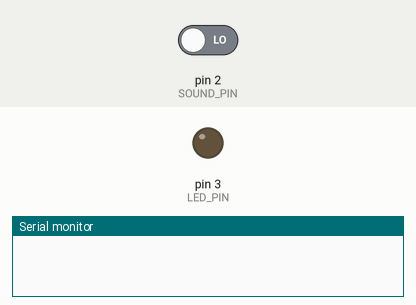
Simulated run of this sketch. Board: Arduino Uno, built with avr-gcc and run on an emulated ATmega328P. Parts: output pins drawn as LEDs (lit = HIGH), the last lines printed to the serial monitor. The test bench sets the inputs (shaded band); at power-on: pin 2 (SOUND_PIN) LOW.

Above: at 1.2 s.
1.3 s: pin 2 (SOUND_PIN) driven HIGH
At 3.07 s:
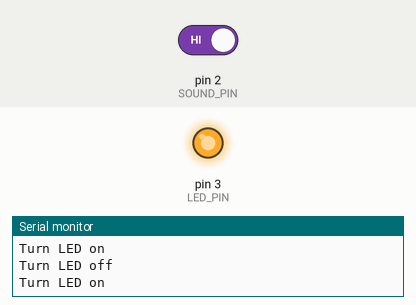
4.3 s: pin 2 (SOUND_PIN) driven LOW
At 5.3 s:
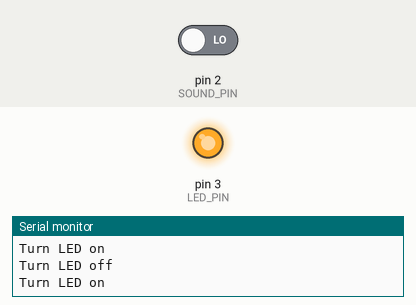
Timing chart, 0 to 7.3 s (numbered marks = the images above; inputs shaded):
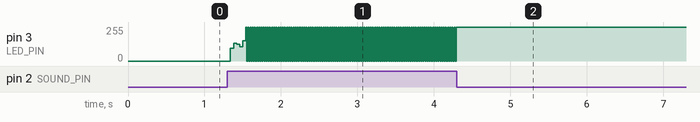

The sketch:

1-sound.ino
```cpp
/*
Sound controlled LED

Tutorial link: https://www.learn.voltaat.com/post/sound

This is an Arduino sketch turns on an LED once with clapping

Components Needed:
1. Sound sensor ....x1
2. LED .............x1

Connections:
Sound sensor G  → Arduino pin GND
Sound sensor +  → Arduino pin 5V
Sound sensor D0 → Arduino pin 2
LED             → Arduino pin 3

*/

#define SOUND_PIN 2 // Pin of the sound sensor
#define LED_PIN   3 // Pin of the LED

// Keep the status of the led to be changed later
bool led_status = false;

// Commands inside void setup run once
void setup() {

  Serial.begin(9600);        // Start the serial monitor
  pinMode(SOUND_PIN, INPUT); // Set Pin connected to the sound sensor as an INPUT
  pinMode(LED_PIN, OUTPUT);  // Set Pin connected to the LED as an OUTPUT

}

// Commands inside void loop run forever
void loop() {

  // If sound detected
  if (digitalRead(SOUND_PIN) == HIGH){

    // If the LED was off
    if (led_status == false) {

      digitalWrite(LED_PIN, HIGH); // Turn LED on
      led_status = true;           // Set the LED status
      Serial.println("Turn LED on");

    } else { // Otherwise, if LED was on

      digitalWrite(LED_PIN, LOW); // Turn LED off
      led_status = false;         // Set the LED status
      Serial.println("Turn LED off");

    }

  }

}
```

Measured:
- after the input at 4.3 s, pin 3 (LED_PIN): stops changing and stays 255/255
